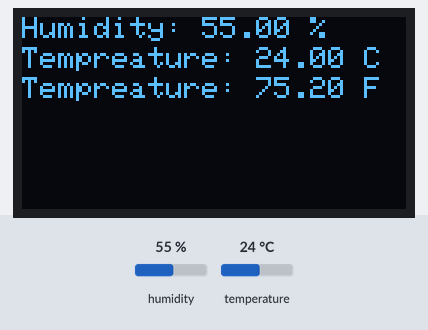
This sketch was run on a simulated ESP8266 (NodeMCU). Shown: 128×64 one-colour display. The test bench sets the inputs (shaded band); at power-on: humidity 55 %, temperature 24 °C.

Above: at 4.9 s.
5.0 s: humidity set to 22 %
At 6.7 s:
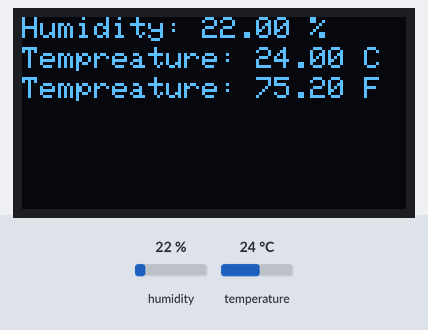
8.1 s: temperature set to 12 °C
At 9.7 s:
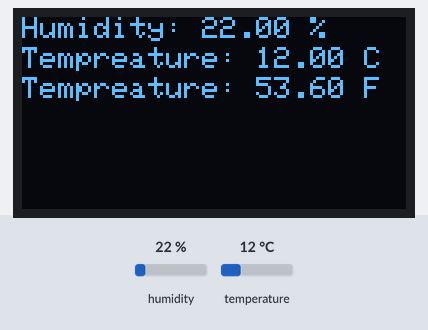
11.2 s: humidity set to 40 %
At 13.4 s:
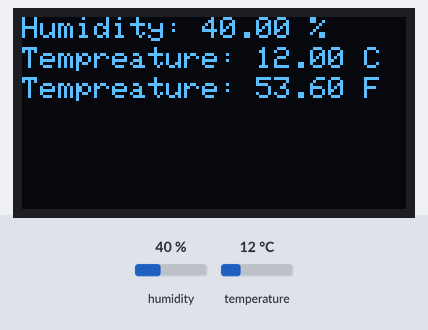
14.3 s: temperature set to 19 °C
At 15.3 s:
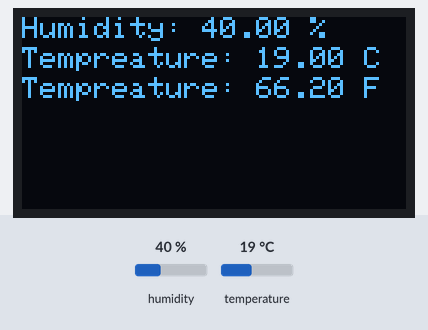
Timing chart, 0 to 17.3 s (numbered marks = the images above; inputs shaded):
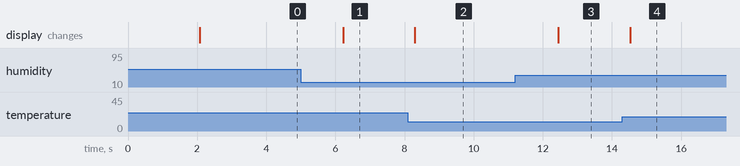

The sketch:

DHT11_NodeM_OLED_I2C.ino
```cpp
/*
 * NodeMCU, DHT11, Adafruit 16x30 OLED Display
 */

#include <Wire.h>
#include <Adafruit_GFX.h>
#include <Adafruit_SSD1306.h>
#include <DHT.h>

#define SCREEN_WIDTH 128 // OLED display width, in pixels
#define SCREEN_HEIGHT 64 // OLED display height, in pixels

#define DHTPIN D6
#define DHTTYPE DHT11
//#define OLED_RESET 4

#define OLED_RESET    -1 //4 // Reset pin # (or -1 if sharing Arduino reset pin)
Adafruit_SSD1306 display(SCREEN_WIDTH, SCREEN_HEIGHT, &Wire, OLED_RESET);
//Adafruit_SSD1306 display(OLED_RESET);

// Initialize DHT sensor
DHT dht(DHTPIN, DHTTYPE);

void setup() {
  Serial.begin(9600);
  // SSD1306_SWITCHCAPVCC = generate display voltage from 3.3V internally
  if(!display.begin(SSD1306_SWITCHCAPVCC, 0x3D)) { // Address 0x3D for 128x64
    Serial.println(F("SSD1306 allocation failed"));
    for(;;); // Don't proceed, loop forever
  }

  Wire.begin();
  dht.begin();
  //display.begin(SSD1306_SWITCHCAPVCC, 0x3C);// initialize with the I2C addr 0x3C
}

void displayTempHumid(){
  delay(2000);
  // Reading temperature or humidity takes about 250 milliseconds!
  // Sensor readings may also be up to 2 seconds 'old' (its a very slow sensor)
  float h = dht.readHumidity();
  // Read temperature as Celsius
  float t = dht.readTemperature();
  // Read temperature as Fahrenheit
  float f = dht.readTemperature(true);

  // Check if any reads failed and exit early (to try again).
  if (isnan(h) || isnan(t) || isnan(f)) {
    display.clearDisplay(); // clearing the display
    display.setTextColor(WHITE); //setting the color
    display.setTextSize(1); //set the font size
    display.setCursor(5,0); //set the cursor coordinates
    display.print("Failed to read from DHT sensor!");
    return;
  }

  display.clearDisplay();
  display.setTextColor(WHITE);
  display.setTextSize(1);

  display.setCursor(0,0);
  display.print("Humidity: ");
  display.print(h);
  display.print(" %");
  display.setCursor(0,10);
  display.print("Tempreature: ");
  display.print(t);
  display.print(" C");
  display.setCursor(0,20);
  display.print("Tempreature: ");
  display.print(f);
  display.print(" F");

  display.display();
  //display.startscrollright(0x00, 0x00);
}

void loop() {
  displayTempHumid();
  display.display();
}
```

Measured:
- after the input at 5.0 s, the display: changes after 1.2 s (image 1)
- after the input at 8.1 s, the display: changes after 0.20 s (image 2)
- after the input at 11.2 s, the display: changes after 1.3 s (image 3)
- after the input at 14.3 s, the display: changes after 0.23 s (image 4)
